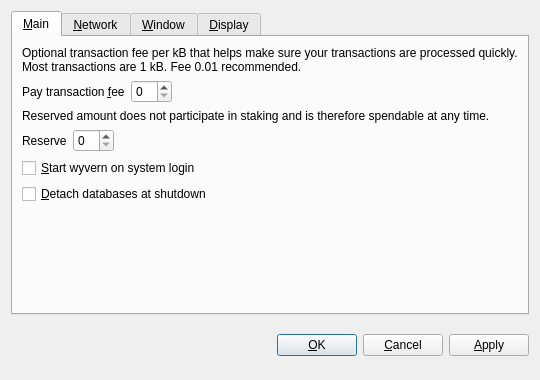
<?xml version="1.0" encoding="UTF-8"?>
<ui version="4.0">
 <class>OptionsDialog</class>
 <widget class="QDialog" name="OptionsDialog">
  <property name="geometry">
   <rect>
    <x>0</x>
    <y>0</y>
    <width>540</width>
    <height>380</height>
   </rect>
  </property>
  <property name="windowTitle">
   <string>Options</string>
  </property>
  <property name="modal">
   <bool>true</bool>
  </property>
  <layout class="QVBoxLayout" name="verticalLayout">
   <item>
    <widget class="QTabWidget" name="tabWidget">
     <property name="tabPosition">
      <enum>QTabWidget::North</enum>
     </property>
     <property name="currentIndex">
      <number>0</number>
     </property>
     <widget class="QWidget" name="tabMain">
      <attribute name="title">
       <string>&amp;Main</string>
      </attribute>
      <layout class="QVBoxLayout" name="verticalLayout_Main">
       <item>
        <widget class="QLabel" name="transactionFeeInfoLabel">
         <property name="text">
          <string>Optional transaction fee per kB that helps make sure your transactions are processed quickly. Most transactions are 1 kB. Fee 0.01 recommended.</string>
         </property>
         <property name="textFormat">
          <enum>Qt::PlainText</enum>
         </property>
         <property name="wordWrap">
          <bool>true</bool>
         </property>
        </widget>
       </item>
       <item>
        <layout class="QHBoxLayout" name="horizontalLayoutFee">
         <item>
          <widget class="QLabel" name="transactionFeeLabel">
           <property name="text">
            <string>Pay transaction &amp;fee</string>
           </property>
           <property name="textFormat">
            <enum>Qt::PlainText</enum>
           </property>
           <property name="buddy">
            <cstring>transactionFee</cstring>
           </property>
          </widget>
         </item>
         <item>
          <widget class="wyvernAmountField" name="transactionFee"/>
         </item>
         <item>
          <spacer name="horizontalSpacerFee">
           <property name="orientation">
            <enum>Qt::Horizontal</enum>
           </property>
           <property name="sizeHint" stdset="0">
            <size>
             <width>40</width>
             <height>20</height>
            </size>
           </property>
          </spacer>
         </item>
        </layout>
       </item>
       <item>
        <widget class="QLabel" name="reserveBalanceInfoLabel">
         <property name="text">
          <string>Reserved amount does not participate in staking and is therefore spendable at any time.</string>
         </property>
         <property name="textFormat">
          <enum>Qt::PlainText</enum>
         </property>
         <property name="wordWrap">
          <bool>true</bool>
         </property>
        </widget>
       </item>
       <item>
        <layout class="QHBoxLayout" name="horizontalLayoutReserveBalance">
         <item>
          <widget class="QLabel" name="reserveBalanceLabel">
           <property name="text">
            <string>Reserve</string>
           </property>
           <property name="textFormat">
            <enum>Qt::PlainText</enum>
           </property>
           <property name="buddy">
            <cstring>reserveBalance</cstring>
           </property>
          </widget>
         </item>
         <item>
          <widget class="wyvernAmountField" name="reserveBalance"/>
         </item>
         <item>
          <spacer name="horizontalSpacerReserveBalance">
           <property name="orientation">
            <enum>Qt::Horizontal</enum>
           </property>
           <property name="sizeHint" stdset="0">
            <size>
             <width>40</width>
             <height>20</height>
            </size>
           </property>
          </spacer>
         </item>
        </layout>
       </item>
       <item>
        <widget class="QCheckBox" name="wyvernAtStartup">
         <property name="toolTip">
          <string>Automatically start wyvern after logging in to the system.</string>
         </property>
         <property name="text">
          <string>&amp;Start wyvern on system login</string>
         </property>
        </widget>
       </item>
       <item>
        <widget class="QCheckBox" name="detachDatabases">
         <property name="toolTip">
          <string>Detach block and address databases at shutdown. This means they can be moved to another data directory, but it slows down shutdown. The wallet is always detached.</string>
         </property>
         <property name="text">
          <string>&amp;Detach databases at shutdown</string>
         </property>
        </widget>
       </item>
       <item>
        <spacer name="verticalSpacer_Main">
         <property name="orientation">
          <enum>Qt::Vertical</enum>
         </property>
         <property name="sizeHint" stdset="0">
          <size>
           <width>20</width>
           <height>40</height>
          </size>
         </property>
        </spacer>
       </item>
      </layout>
     </widget>
     <widget class="QWidget" name="tabNetwork">
      <attribute name="title">
       <string>&amp;Network</string>
      </attribute>
      <layout class="QVBoxLayout" name="verticalLayout_Network">
       <item>
        <widget class="QCheckBox" name="mapPortUpnp">
         <property name="toolTip">
          <string>Automatically open the wyvern client port on the router. This only works when your router supports UPnP and it is enabled.</string>
         </property>
         <property name="text">
          <string>Map port using &amp;UPnP</string>
         </property>
        </widget>
       </item>
       <item>
        <widget class="QCheckBox" name="connectSocks">
         <property name="toolTip">
          <string>Connect to the wyvern network through a SOCKS proxy (e.g. when connecting through Tor).</string>
         </property>
         <property name="text">
          <string>&amp;Connect through SOCKS proxy:</string>
         </property>
        </widget>
       </item>
       <item>
        <layout class="QHBoxLayout" name="horizontalLayout_Network">
         <item>
          <widget class="QLabel" name="proxyIpLabel">
           <property name="text">
            <string>Proxy &amp;IP:</string>
           </property>
           <property name="textFormat">
            <enum>Qt::PlainText</enum>
           </property>
           <property name="buddy">
            <cstring>proxyIp</cstring>
           </property>
          </widget>
         </item>
         <item>
          <widget class="QValidatedLineEdit" name="proxyIp">
           <property name="maximumSize">
            <size>
             <width>140</width>
             <height>16777215</height>
            </size>
           </property>
           <property name="toolTip">
            <string>IP address of the proxy (e.g. 127.0.0.1)</string>
           </property>
          </widget>
         </item>
         <item>
          <widget class="QLabel" name="proxyPortLabel">
           <property name="text">
            <string>&amp;Port:</string>
           </property>
           <property name="textFormat">
            <enum>Qt::PlainText</enum>
           </property>
           <property name="buddy">
            <cstring>proxyPort</cstring>
           </property>
          </widget>
         </item>
         <item>
          <widget class="QLineEdit" name="proxyPort">
           <property name="maximumSize">
            <size>
             <width>55</width>
             <height>16777215</height>
            </size>
           </property>
           <property name="toolTip">
            <string>Port of the proxy (e.g. 9050)</string>
           </property>
          </widget>
         </item>
         <item>
          <widget class="QLabel" name="socksVersionLabel">
           <property name="text">
            <string>SOCKS &amp;Version:</string>
           </property>
           <property name="textFormat">
            <enum>Qt::PlainText</enum>
           </property>
           <property name="buddy">
            <cstring>socksVersion</cstring>
           </property>
          </widget>
         </item>
         <item>
          <widget class="QValueComboBox" name="socksVersion">
           <property name="toolTip">
            <string>SOCKS version of the proxy (e.g. 5)</string>
           </property>
          </widget>
         </item>
         <item>
          <spacer name="horizontalSpacer_Network">
           <property name="orientation">
            <enum>Qt::Horizontal</enum>
           </property>
           <property name="sizeHint" stdset="0">
            <size>
             <width>40</width>
             <height>20</height>
            </size>
           </property>
          </spacer>
         </item>
        </layout>
       </item>
       <item>
        <spacer name="verticalSpacer_Network">
         <property name="orientation">
          <enum>Qt::Vertical</enum>
         </property>
         <property name="sizeHint" stdset="0">
          <size>
           <width>20</width>
           <height>40</height>
          </size>
         </property>
        </spacer>
       </item>
      </layout>
     </widget>
     <widget class="QWidget" name="tabWindow">
      <attribute name="title">
       <string>&amp;Window</string>
      </attribute>
      <layout class="QVBoxLayout" name="verticalLayout_Window">
       <item>
        <widget class="QCheckBox" name="minimizeToTray">
         <property name="toolTip">
          <string>Show only a tray icon after minimizing the window.</string>
         </property>
         <property name="text">
          <string>&amp;Minimize to the tray instead of the taskbar</string>
         </property>
        </widget>
       </item>
       <item>
        <widget class="QCheckBox" name="minimizeOnClose">
         <property name="toolTip">
          <string>Minimize instead of exit the application when the window is closed. When this option is enabled, the application will be closed only after selecting Quit in the menu.</string>
         </property>
         <property name="text">
          <string>M&amp;inimize on close</string>
         </property>
        </widget>
       </item>
       <item>
        <spacer name="verticalSpacer_Window">
         <property name="orientation">
          <enum>Qt::Vertical</enum>
         </property>
         <property name="sizeHint" stdset="0">
          <size>
           <width>20</width>
           <height>40</height>
          </size>
         </property>
        </spacer>
       </item>
      </layout>
     </widget>
     <widget class="QWidget" name="tabDisplay">
      <attribute name="title">
       <string>&amp;Display</string>
      </attribute>
      <layout class="QVBoxLayout" name="verticalLayout_Display">
       <item>
        <layout class="QHBoxLayout" name="horizontalLayout_1_Display">
         <item>
          <widget class="QLabel" name="langLabel">
           <property name="text">
            <string>User Interface &amp;language:</string>
           </property>
           <property name="textFormat">
            <enum>Qt::PlainText</enum>
           </property>
           <property name="buddy">
            <cstring>lang</cstring>
           </property>
          </widget>
         </item>
         <item>
          <widget class="QValueComboBox" name="lang">
           <property name="toolTip">
            <string>The user interface language can be set here. This setting will take effect after restarting wyvern.</string>
           </property>
          </widget>
         </item>
        </layout>
       </item>
       <item>
        <layout class="QHBoxLayout" name="horizontalLayout_2_Display">
         <item>
          <widget class="QLabel" name="unitLabel">
           <property name="text">
            <string>&amp;Unit to show amounts in:</string>
           </property>
           <property name="textFormat">
            <enum>Qt::PlainText</enum>
           </property>
           <property name="buddy">
            <cstring>unit</cstring>
           </property>
          </widget>
         </item>
         <item>
          <widget class="QValueComboBox" name="unit">
           <property name="toolTip">
            <string>Choose the default subdivision unit to show in the interface and when sending coins.</string>
           </property>
          </widget>
         </item>
        </layout>
       </item>
       <item>
        <widget class="QCheckBox" name="displayAddresses">
         <property name="toolTip">
          <string>Whether to show wyvern addresses in the transaction list or not.</string>
         </property>
         <property name="text">
          <string>&amp;Display addresses in transaction list</string>
         </property>
        </widget>
       </item>
       <item>
        <widget class="QCheckBox" name="coinControlFeatures">
         <property name="toolTip">
          <string>Whether to show coin control features or not.</string>
         </property>
         <property name="text">
          <string>Display coin &amp;control features (experts only!)</string>
         </property>
        </widget>
       </item>
       <item>
        <spacer name="verticalSpacer_Display">
         <property name="orientation">
          <enum>Qt::Vertical</enum>
         </property>
         <property name="sizeHint" stdset="0">
          <size>
           <width>20</width>
           <height>40</height>
          </size>
         </property>
        </spacer>
       </item>
      </layout>
     </widget>
    </widget>
   </item>
   <item>
    <layout class="QHBoxLayout" name="horizontalLayout_Buttons">
     <item>
      <spacer name="horizontalSpacer_1">
       <property name="orientation">
        <enum>Qt::Horizontal</enum>
       </property>
       <property name="sizeHint" stdset="0">
        <size>
         <width>40</width>
         <height>48</height>
        </size>
       </property>
      </spacer>
     </item>
     <item>
      <widget class="QLabel" name="statusLabel">
       <property name="font">
        <font>
         <weight>75</weight>
         <bold>true</bold>
        </font>
       </property>
       <property name="text">
        <string/>
       </property>
       <property name="textFormat">
        <enum>Qt::PlainText</enum>
       </property>
       <property name="wordWrap">
        <bool>true</bool>
       </property>
      </widget>
     </item>
     <item>
      <spacer name="horizontalSpacer_2">
       <property name="orientation">
        <enum>Qt::Horizontal</enum>
       </property>
       <property name="sizeHint" stdset="0">
        <size>
         <width>40</width>
         <height>48</height>
        </size>
       </property>
      </spacer>
     </item>
     <item>
      <widget class="QPushButton" name="okButton">
       <property name="text">
        <string>&amp;OK</string>
       </property>
      </widget>
     </item>
     <item>
      <widget class="QPushButton" name="cancelButton">
       <property name="text">
        <string>&amp;Cancel</string>
       </property>
       <property name="autoDefault">
        <bool>false</bool>
       </property>
      </widget>
     </item>
     <item>
      <widget class="QPushButton" name="applyButton">
       <property name="text">
        <string>&amp;Apply</string>
       </property>
       <property name="autoDefault">
        <bool>false</bool>
       </property>
      </widget>
     </item>
    </layout>
   </item>
  </layout>
 </widget>
 <customwidgets>
  <customwidget>
   <class>wyvernAmountField</class>
   <extends>QSpinBox</extends>
   <header>wyvernamountfield.h</header>
  </customwidget>
  <customwidget>
   <class>QValueComboBox</class>
   <extends>QComboBox</extends>
   <header>qvaluecombobox.h</header>
  </customwidget>
  <customwidget>
   <class>QValidatedLineEdit</class>
   <extends>QLineEdit</extends>
   <header>qvalidatedlineedit.h</header>
  </customwidget>
 </customwidgets>
 <resources/>
 <connections/>
</ui>
